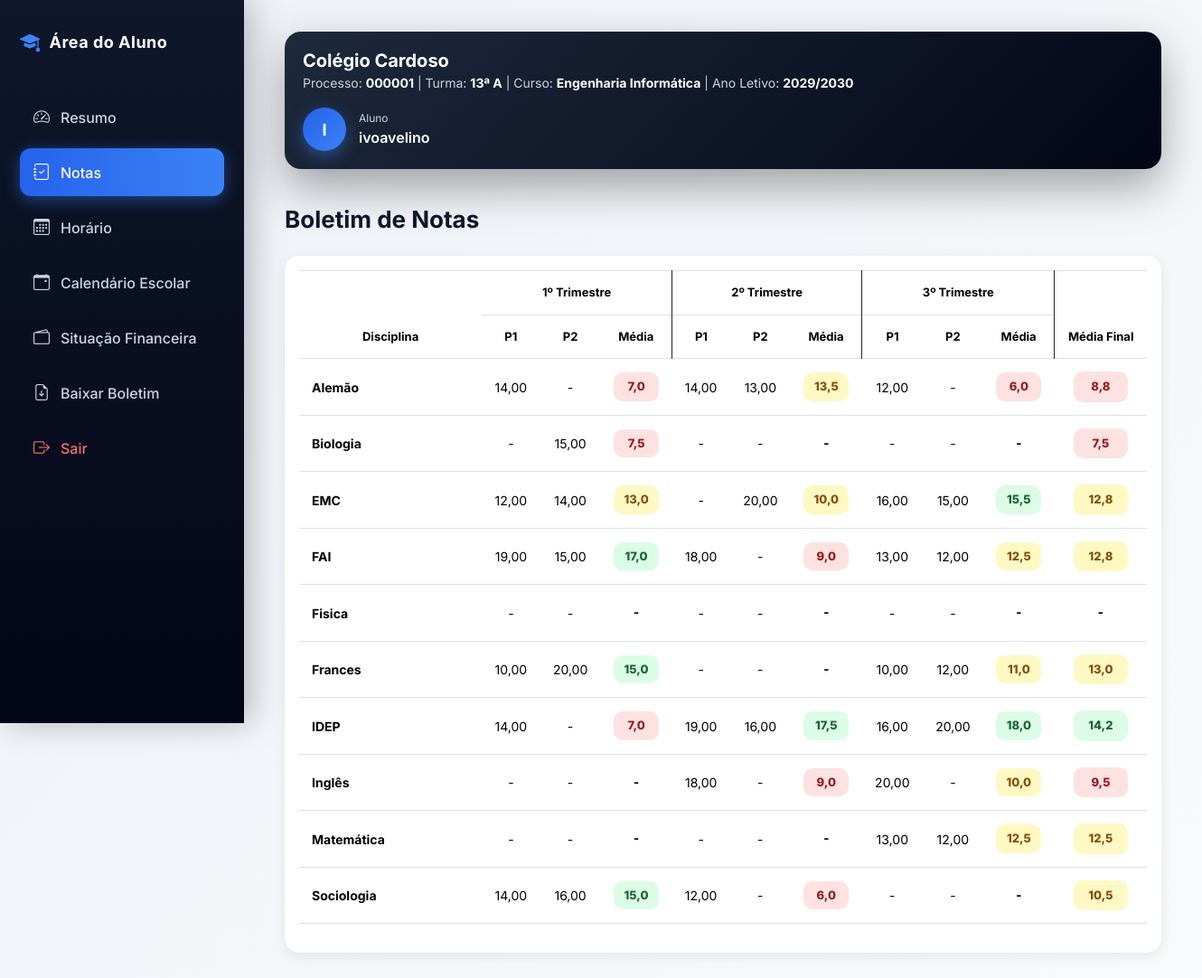
Before: /notas/ (signed in) with the older database file.
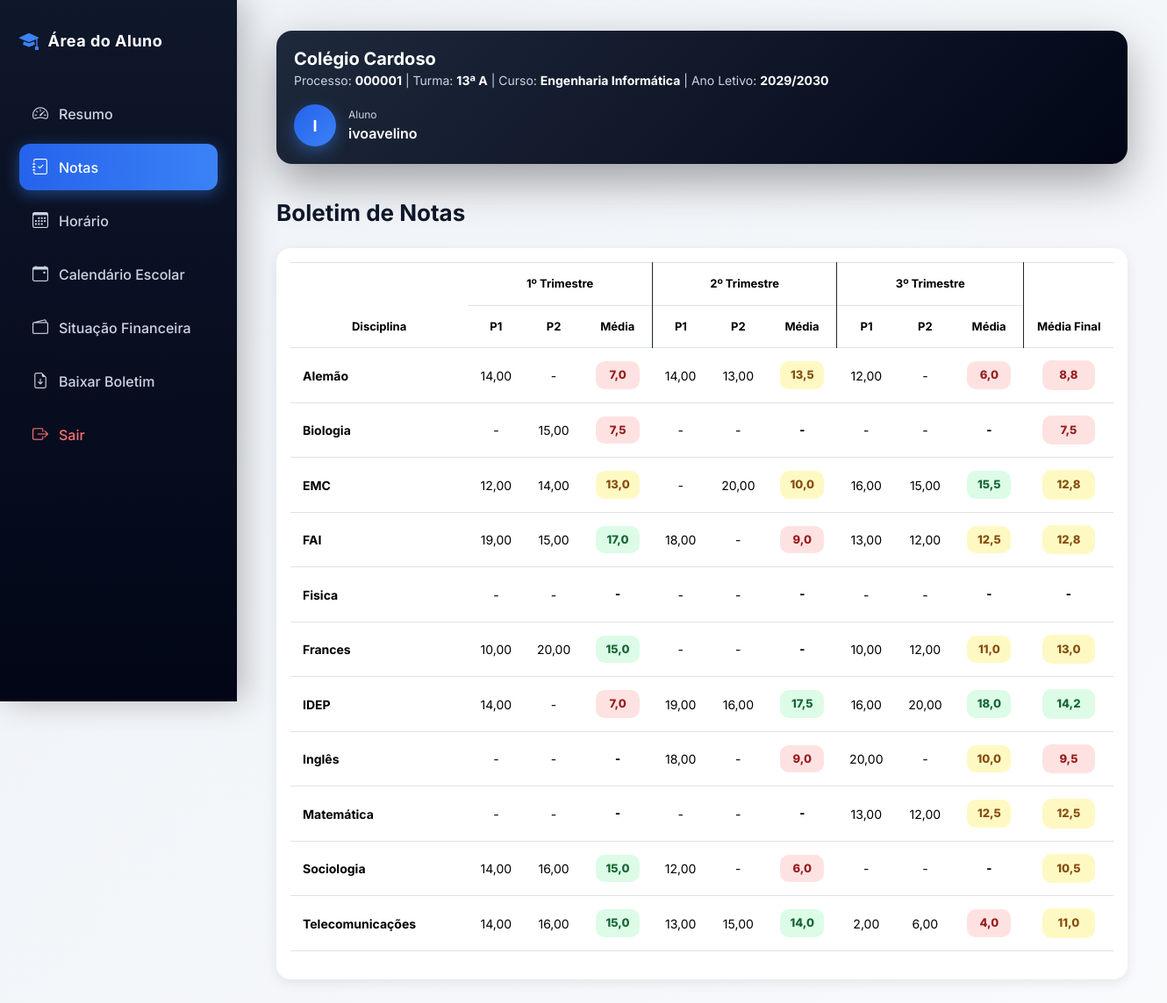
After: the same page with the newer database file.
### academic/models.py (models this page shows, shortened)
class Disciplina(models.Model):
    nome = models.CharField(max_length=90)
    turma = models.ForeignKey(
        Turma,
        on_delete=models.CASCADE,
        related_name="disciplinas"
    )
    professor = models.ForeignKey(
        settings.AUTH_USER_MODEL,
        on_delete=models.CASCADE,
        limit_choices_to={'role': 'PROFESSOR'},
        related_name="disciplinas",
        null=True,
        blank=True
    )
    escola = models.ForeignKey(
        Escola,
        on_delete=models.CASCADE,
        related_name="disciplinas"
    )
    criada_em = models.DateTimeField(auto_now_add=True)
    class Meta:
        unique_together = ('nome', 'turma', 'escola')
        ordering = ["nome"]

class Nota(models.Model):
    TRIMESTRE_CHOICES = [
        (1, "1º Trimestre"),
        (2, "2º Trimestre"),
        (3, "3º Trimestre"),
    ]
    aluno = models.ForeignKey("Aluno", on_delete=models.CASCADE, related_name="notas")
    disciplina = models.ForeignKey("Disciplina", on_delete=models.CASCADE, related_name="notas")
    ano_letivo = models.ForeignKey("AnoLetivo", on_delete=models.CASCADE, related_name="notas")
    trimestre = models.IntegerField(choices=TRIMESTRE_CHOICES)
    p1 = models.DecimalField(max_digits=4, decimal_places=2, null=True, blank=True)
    p2 = models.DecimalField(max_digits=4, decimal_places=2, null=True, blank=True)
    exame = models.DecimalField(max_digits=4, decimal_places=2, null=True, blank=True)
    recurso = models.DecimalField(max_digits=4, decimal_places=2, null=True, blank=True)
    media = models.DecimalField(max_digits=5, decimal_places=2, null=True, blank=True)
    media_final = models.DecimalField(max_digits=5, decimal_places=2, null=True, blank=True)
    situacao = models.CharField(
        max_length=20,
        choices=[
            ("APROVADO", "Aprovado"),
            ("REPROVADO", "Reprovado"),
            ("RECURSO", "Recurso"),
        ],
        default="REPROVADO"
    )
    escola = models.ForeignKey("Escola", on_delete=models.CASCADE, related_name="notas")
    criada_em = models.DateTimeField(auto_now_add=True)
    class Meta:
        unique_together = ("aluno", "disciplina", "trimestre", "ano_letivo")
        ordering = ["disciplina", "trimestre"]

### core/views.py (the view, shortened to what this page needs)
# urls.py: path("notas/", views.notas_aluno, name="notas_aluno"),
@login_required
def notas_aluno(request):
    aluno = get_object_or_404(
        Aluno.objects.select_related(
            "turma",
            "turma__ano_letivo",
            "turma__escola"
        ),
        usuario=request.user
    )
    ano_letivo = AnoLetivo.objects.filter(
        escola=aluno.escola,
        ativo=True
    ).first()
    if not ano_letivo and aluno.turma:
        ano_letivo = aluno.turma.ano_letivo
    tem_atrasada = Mensalidade.objects.filter(
        aluno=aluno,
        status="ATRASADA"
    ).exists()
    notas = (
        Nota.objects
        .filter(
            aluno=aluno,
            ano_letivo=ano_letivo
        )
        .select_related(
            "disciplina",
            "ano_letivo"
        )
        .order_by(
            "disciplina__nome",
            "trimestre"
        )
    )
    disciplinas = {}
    for nota in notas:
        nome = nota.disciplina.nome
        if nome not in disciplinas:
            disciplinas[nome] = {
                1: {
                    "p1": None,
                    "p2": None,
                    "media": None
                },
                2: {
                    "p1": None,
                    "p2": None,
                    "media": None
                },
                3: {
                    "p1": None,
                    "p2": None,
                    "media": None
                },
                "media_final": None
            }
        p1 = nota.p1
        p2 = nota.p2
        media = None
        if p1 is not None or p2 is not None:
            v1 = float(p1 or 0)
            v2 = float(p2 or 0)
            media = round((v1 + v2) / 2, 1)
        disciplinas[nome][nota.trimestre] = {
            "p1": p1,
            "p2": p2,
            "media": media
        }
    for disciplina, dados in disciplinas.items():
        medias = []
        for t in [1, 2, 3]:
            if dados[t]["media"] is not None:
                medias.append(dados[t]["media"])
        if medias:
            dados["media_final"] = round(
                sum(medias) / len(medias),
                1
            )
    historicos = HistoricoAcademico.objects.filter(
        aluno=aluno
    ).select_related(
        "ano_letivo",
        "turma"
    ).order_by("-criado_em")
    context = {
        "aluno": aluno,
        "disciplinas": disciplinas,
        "bloqueado": False,
        "ano_letivo": ano_letivo,
        "historicos": historicos,
    }
    return render(
        request,
        "nota_aluno.html",
        context
    )

### academic/models.py (called while the page is built)
    def __str__(self):
        return self.nome

### core/templates/nota_aluno.html (shortened to what the changed rows need)
{% extends "base_aluno.html" %}
{% block content %}
{% if bloqueado %}
<div class="alert alert-danger alert-block">
    <h4 class="mb-3">
        Acesso Bloqueado
    </h4>
    <p class="mb-2">
        Você possui <strong>mensalidades em atraso</strong>.
    </p>
    <p>
        Regularize o pagamento na secretaria para visualizar o boletim.
    </p>
    <a href="{% url 'situacao_financeira' %}" class="btn btn-danger mt-3">
        Ver Situação Financeira
    </a>
</div>
{% else %}
<div class="table-modern p-3">
    <div class="table-responsive">
        <table class="table table-bordered align-middle text-center">
            <thead>
                <tr>
                    <th rowspan="2">Disciplina</th>
                    <th colspan="3" class="border-end border-dark">1º Trimestre</th>
                    <th colspan="3" class="border-end border-dark">2º Trimestre</th>
                    <th colspan="3" class="border-end border-dark">3º Trimestre</th>
                    <th rowspan="2">Média Final</th>
                </tr>
                <tr>
                    <th>P1</th>
                    <th>P2</th>
                    <th class="border-end border-dark">Média</th>
                    <th>P1</th>
                    <th>P2</th>
                    <th class="border-end border-dark">Média</th>
                    <th>P1</th>
                    <th>P2</th>
                    <th class="border-end border-dark">Média</th>
                </tr>
            </thead>
            <tbody>
                {% for disciplina, dados in disciplinas.items %}
                <tr>
                    <td class="text-start disciplina">
                        {{ disciplina }}
                    </td>
                    <td>{{ dados.1.p1|default:"-" }}</td>
                    <td>{{ dados.1.p2|default:"-" }}</td>
                    <td>
                        <span class="media-box
                            {% if dados.1.media >= 14 %}media-green
                            {% elif dados.1.media >= 10 %}media-yellow
                            {% elif dados.1.media >= 0 %}media-red
                            {% endif %}
                        ">
                            {{ dados.1.media|default:"-" }}
                        </span>
                    </td>
                    <td>{{ dados.2.p1|default:"-" }}</td>
                    <td>{{ dados.2.p2|default:"-" }}</td>
                    <td>
                        <span class="media-box
                            {% if dados.2.media >= 14 %}media-green
                            {% elif dados.2.media >= 10 %}media-yellow
                            {% elif dados.2.media >= 0 %}media-red
                            {% endif %}
                        ">
                            {{ dados.2.media|default:"-" }}
                        </span>
                    </td>
                    <td>{{ dados.3.p1|default:"-" }}</td>
                    <td>{{ dados.3.p2|default:"-" }}</td>
                    <td>
                        <span class="media-box
                            {% if dados.3.media >= 14 %}media-green
                            {% elif dados.3.media >= 10 %}media-yellow
                            {% elif dados.3.media >= 0 %}media-red
                            {% endif %}
                        ">
                            {{ dados.3.media|default:"-" }}
                        </span>
                    </td>
                    <td>
                        <span class="media-final
                            {% if dados.media_final >= 14 %}media-green
                            {% elif dados.media_final >= 10 %}media-yellow
                            {% elif dados.media_final >= 0 %}media-red
                            {% endif %}
                        ">
                            {{ dados.media_final|default:"-" }}
                        </span>
                    </td>
                </tr>
                {% empty %}
                <tr>
                    <td colspan="11" class="text-muted py-4">
                        Nenhuma nota lançada.
                    </td>
                </tr>
                {% endfor %}
            </tbody>
        </table>
    </div>
</div>
{% endif %}
{% endblock %}

Changed rows visible on the page:
added Disciplina: disciplinas "Telecomunicações"
added Nota: p1 "14,00", p2 "16,00"
added Nota: p1 "13,00", p2 "15,00"
added Nota: p1 "2,00", p2 "6,00"
Other visible differences:
new list line: "15,0 14,0 4,0 11,0"
